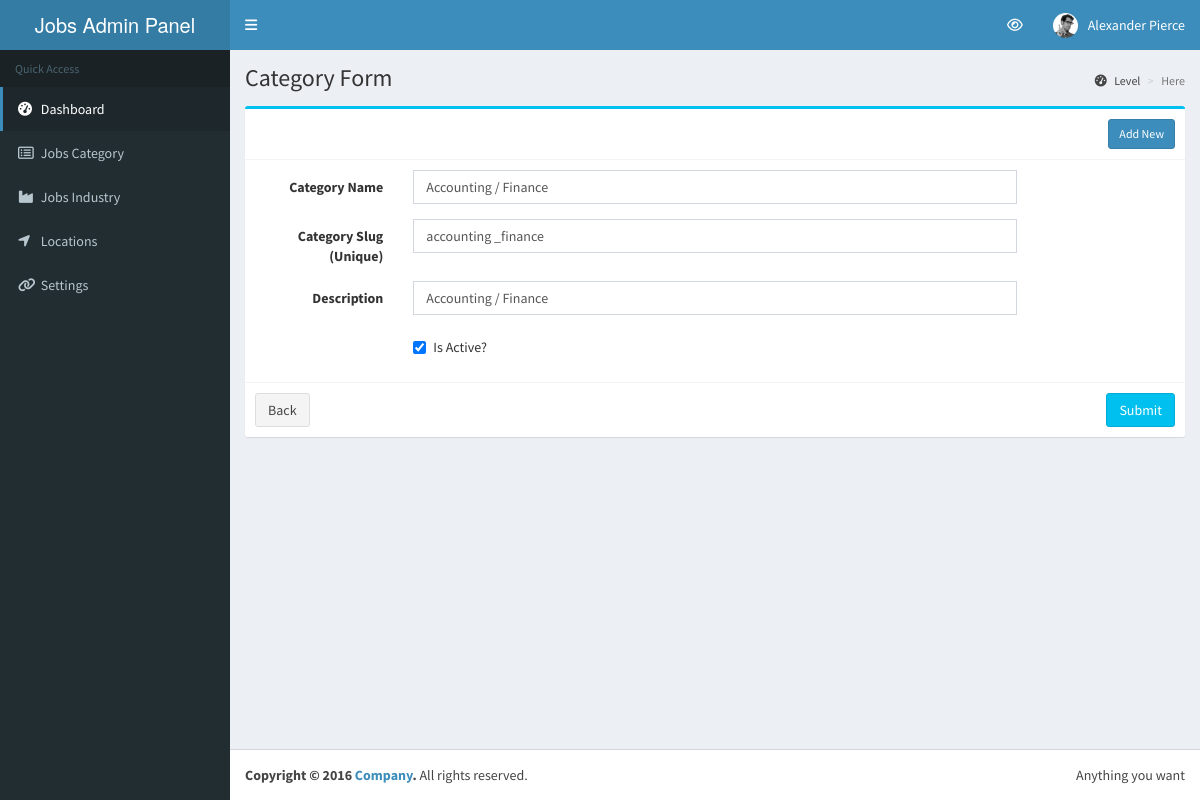
The page /admin/category-form/1 on the database its author committed.
### jobpost_app/models/category.py (models this page shows)
class Category(models.Model):
    name = models.CharField(max_length=200, default="")
    slug = models.CharField(max_length=250, default="", unique=True)
    description = models.CharField(max_length=400, default="")
    create_by = models.CharField(max_length=20, default="")
    create_date = models.DateTimeField(auto_now_add=True, null=True)
    update_by = models.CharField(max_length=20, default="")
    update_date = models.DateTimeField(auto_now=True, null=True)
    active = models.BooleanField(default=True)

### jobpost_app/views/backend/backend_category_view.py (the view, shortened to what this page needs)
# urls.py: url(r'^admin/category-form/(?P<cat_id>[0-9]*)$', CategoryCrud.as_view(), name='cat-form'),
class CategoryCrud(View):
    template = "jobpost_app/backend/category_form.html"
    def get(self, request, cat_id=None):
        if cat_id:
            cat = Category.objects.get(pk=cat_id)
            context = {'title': 'Category Form', 'cat': cat}
            return render(request, self.template, context)
        else:
            return render(request, self.template, {'title': 'Category Form'})

### jobpost_app/context_processors.py (called while the page is built)
def site_settings(request):
    try:
        site_sets = models.SiteSetting.objects.get(pk=1)
    except models.SiteSetting.DoesNotExist:
        site_sets = None
    return {'site_sets': site_sets, 'title': 'Site Settings'}

### jobpost_app/templates/jobpost_app/backend/category_form.html (shortened to what this page needs)
{% extends "templates_app/backend/base.html" %}
{% load staticfiles %}
{% block left_sidebar %}
  {% include "./sidebar_menu.html" %}
{% endblock left_sidebar %}
{% block content %}
<div class="row">
  <div class="col-md-12">
    <div class="box box-info">
        <div class="box-header with-border">
		  <span class="pull-right"><a href="{% url 'jobpost_app:cat-form' '' %}" class="btn btn-primary btn-sm" role="button">Add New</a></span>
        </div>
        <form class="form-horizontal" method="POST" action="{% url 'jobpost_app:cat-form' cat.id %}">
          <div class="box-body">
            <div class="form-group">
              <label for="" class="col-md-2 control-label">Category Name</label>
              <div class="col-md-8">
                <input type="text" name="name" value="{{cat.name}}" class="form-control" placeholder="Category Name">
              </div>
            </div>
            <div class="form-group">
              <label for="" class="col-md-2 control-label">Category Slug (Unique)</label>
              <div class="col-md-8">
                <input type="text" name="slug" value="{{cat.slug}}" class="form-control" placeholder="Category Slug">
              </div>
            </div>
            <div class="form-group">
              <label for="" class="col-md-2 control-label">Description</label>
              <div class="col-md-8">
                <input type="text" name="description" value="{{cat.description}}"  class="form-control" placeholder="Description">
              </div>
            </div>
			<div class="form-group">
			  <div class="col-sm-offset-2 col-md-8">
				<div class="checkbox">
				  <label>
					<input type="checkbox" name="status" value="True" {% if cat.active %} checked {% endif %}> Is Active?
				  </label>
				</div>
			  </div>
			</div>
          </div>
          <div class="box-footer">
            <a href="{% url 'jobpost_app:cat-list' %}" class="btn btn-default">Back</a>
            <button type="submit" class="btn btn-info pull-right">Submit</button>
          </div>
        </form>
      </div>
  </div>
</div>
{% endblock content %}

### rows shown on the page
Category: name "Accounting / Finance", slug "accounting _finance", description "Accounting / Finance", active "☑"

### other values the page prints
{{ title }} "Category Form"
